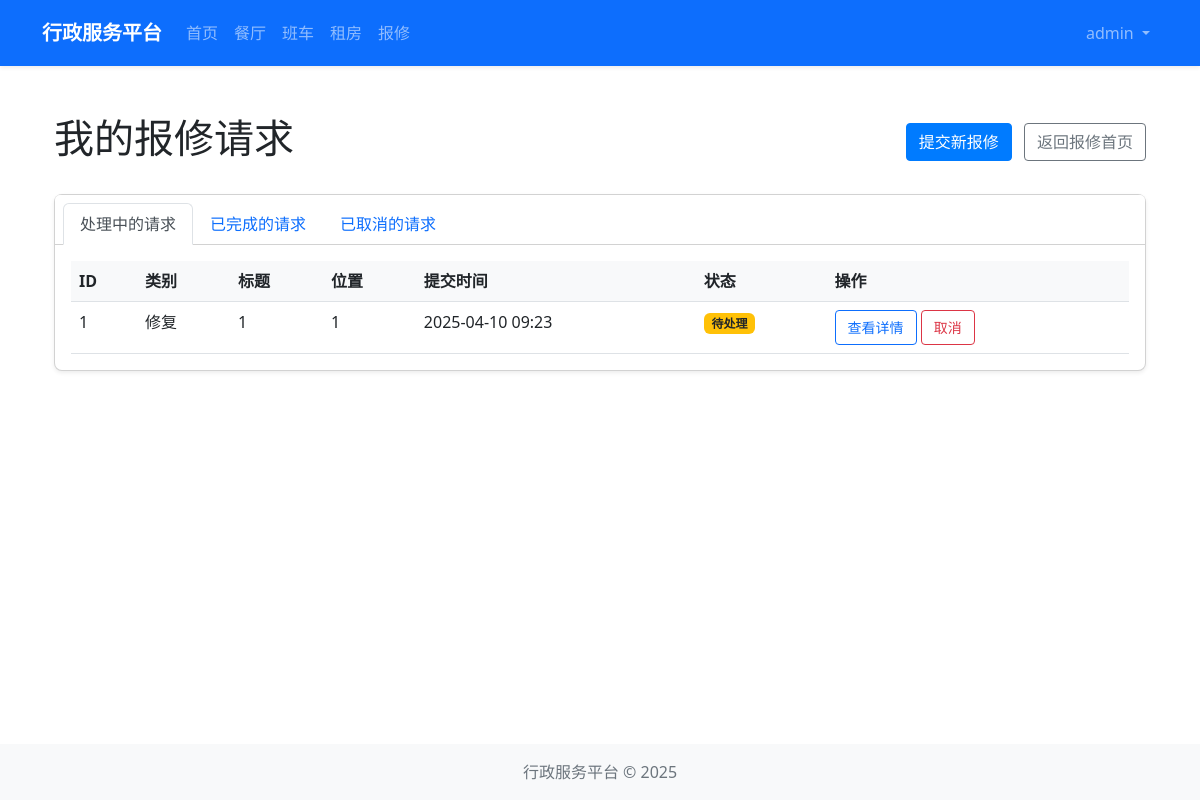
The page /repair/my-requests (signed in) on the database its author committed.
### models/user.py (models this page shows, shortened)
class User(UserMixin, db.Model):
    __tablename__ = 'users'
    id = db.Column(db.Integer, primary_key=True)
    username = db.Column(db.String(64), unique=True, nullable=False)
    email = db.Column(db.String(120), unique=True, nullable=False)
    password_hash = db.Column(db.String(128))
    role = db.Column(db.String(20), default='user')  # 'admin' or 'user'
    created_at = db.Column(db.DateTime, default=datetime.utcnow)
    def is_admin(self):
        return self.role == 'admin'

### models/repair.py (models this page shows, shortened)
class RepairRequest(db.Model):
    __tablename__ = 'repair_requests'
    id = db.Column(db.Integer, primary_key=True)
    user_id = db.Column(db.Integer, db.ForeignKey('users.id'), nullable=False)
    category_id = db.Column(db.Integer, db.ForeignKey('repair_categories.id'), nullable=False)
    title = db.Column(db.String(100), nullable=False)
    description = db.Column(db.Text, nullable=False)
    location = db.Column(db.String(200), nullable=False)
    contact_phone = db.Column(db.String(20))
    preferred_time = db.Column(db.String(100))
    priority = db.Column(db.String(20), default='normal')  # low, normal, high, urgent
    status = db.Column(db.String(20), default='pending')  # pending, assigned, in_progress, completed, canceled
    created_at = db.Column(db.DateTime, default=datetime.utcnow)
    updated_at = db.Column(db.DateTime, default=datetime.utcnow, onupdate=datetime.utcnow)
    assignments = db.relationship('RepairAssignment', backref='request', lazy=True)
    user = db.relationship('User', backref=db.backref('repair_requests', lazy=True))
    photos = db.relationship('RepairPhoto', backref='request', lazy=True, cascade='all, delete-orphan')

class RepairCategory(db.Model):
    __tablename__ = 'repair_categories'
    id = db.Column(db.Integer, primary_key=True)
    name = db.Column(db.String(100), nullable=False)
    description = db.Column(db.Text)
    created_at = db.Column(db.DateTime, default=datetime.utcnow)
    repair_requests = db.relationship('RepairRequest', backref='category', lazy=True)

### routes/repair.py (the view)
@repair_bp.route('/my-requests')
@login_required
def my_requests():
    requests = RepairRequest.query.filter_by(user_id=current_user.id).order_by(RepairRequest.created_at.desc()).all()
    return render_template('repair/my_requests.html', requests=requests)

### extensions.py (called while the page is built)
def init_extensions(app):
    db.init_app(app)
    login_manager.init_app(app)
    csrf.init_app(app)
    login_manager.login_view = 'auth.login'
    from models.user import User
    @login_manager.user_loader
    def load_user(user_id):
        return User.query.get(int(user_id))

### templates/repair/my_requests.html (shortened to what this page needs)
{% extends "layout.html" %}
{% block content %}
<div class="container mt-4 mb-5">
    <div class="row">
        <div class="col-12">
            <div class="d-flex justify-content-between align-items-center mb-4">
                <h1>我的报修请求</h1>
                <div>
                    <a href="{{ url_for('repair.create_request') }}" class="btn btn-primary">
                         提交新报修
                    </a>
                    <a href="{{ url_for('repair.index') }}" class="btn btn-outline-secondary ms-2">
                         返回报修首页
                    </a>
                </div>
            </div>
            <div class="card shadow-sm">
                <div class="card-header bg-white">
                    <ul class="nav nav-tabs card-header-tabs" id="requestTabs" role="tablist">
                        <li class="nav-item" role="presentation">
                            <button class="nav-link active" id="active-tab" data-bs-toggle="tab" data-bs-target="#active" type="button" role="tab" aria-controls="active" aria-selected="true">
                                处理中的请求
                            </button>
                        </li>
                        <li class="nav-item" role="presentation">
                            <button class="nav-link" id="completed-tab" data-bs-toggle="tab" data-bs-target="#completed" type="button" role="tab" aria-controls="completed" aria-selected="false">
                                已完成的请求
                            </button>
                        </li>
                        <li class="nav-item" role="presentation">
                            <button class="nav-link" id="canceled-tab" data-bs-toggle="tab" data-bs-target="#canceled" type="button" role="tab" aria-controls="canceled" aria-selected="false">
                                已取消的请求
                            </button>
                        </li>
                    </ul>
                </div>
                <div class="card-body">
                    <div class="tab-content" id="requestTabContent">
                        <div class="tab-pane fade show active" id="active" role="tabpanel" aria-labelledby="active-tab">
                            {% set active_requests = requests|selectattr('status', 'in', ['pending', 'assigned', 'in_progress'])|list %}
                            {% if active_requests %}
                                <div class="table-responsive">
                                    <table class="table table-hover">
                                        <thead>
                                            <tr>
                                                <th>ID</th>
                                                <th>类别</th>
                                                <th>标题</th>
                                                <th>位置</th>
                                                <th>提交时间</th>
                                                <th>状态</th>
                                                <th>操作</th>
                                            </tr>
                                        </thead>
                                        <tbody>
                                            {% for request in active_requests %}
                                                <tr>
                                                    <td>{{ request.id }}</td>
                                                    <td>{{ request.category.name }}</td>
                                                    <td>{{ request.title }}</td>
                                                    <td>{{ request.location }}</td>
                                                    <td>{{ request.created_at.strftime('%Y-%m-%d %H:%M') }}</td>
                                                    <td>
                                                        {% if request.status == 'pending' %}
                                                            <span class="badge bg-warning text-dark">待处理</span>
                                                        {% elif request.status == 'assigned' %}
                                                            <span class="badge bg-info">已分配</span>
                                                        {% elif request.status == 'in_progress' %}
                                                            <span class="badge bg-primary">维修中</span>
                                                        {% endif %}
                                                    </td>
                                                    <td>
                                                        <a href="{{ url_for('repair.request_detail', id=request.id) }}" class="btn btn-sm btn-outline-primary">查看详情</a>
                                                        {% if request.status in ['pending', 'assigned'] %}
                                                            <form method="post" action="{{ url_for('repair.cancel_request', id=request.id) }}" class="d-inline">
                                                                <button type="submit" class="btn btn-sm btn-outline-danger" onclick="return confirm('确定要取消此报修请求吗？')">取消</button>
                                                            </form>
                                                        {% endif %}
                                                    </td>
                                                </tr>
                                            {% endfor %}
                                        </tbody>
                                    </table>
                                </div>
                            {% else %}
                                <div class="alert alert-info mb-0">
                                    您没有正在处理中的报修请求。
                                </div>
                            {% endif %}
                        </div>
                            {% set completed_requests = requests|selectattr('status', 'equalto', 'completed')|list %}
                            {% set canceled_requests = requests|selectattr('status', 'equalto', 'canceled')|list %}
                    </div>
                </div>
            </div>
        </div>
    </div>
</div>
{% endblock %}

### templates/layout.html (shortened to what this page needs)
<!DOCTYPE html>
<html lang="zh-CN">
<head>
    <link href="https://cdn.jsdelivr.net/npm/bootstrap@5.2.3/dist/css/bootstrap.min.css" rel="stylesheet">
    <link rel="stylesheet" href="{{ url_for('static', filename='css/style.css') }}">
</head>
<body>
    <nav class="navbar navbar-expand-lg navbar-dark bg-primary">
        <div class="container">
            <a class="navbar-brand" href="{{ url_for('main.index') }}">行政服务平台</a>
            <div class="collapse navbar-collapse" id="navbarSupportedContent">
                <ul class="navbar-nav me-auto mb-2 mb-lg-0">
                    <li class="nav-item">
                        <a class="nav-link" href="{{ url_for('main.index') }}">首页</a>
                    </li>
                    <li class="nav-item">
                        <a class="nav-link" href="{{ url_for('restaurant.index') }}">餐厅</a>
                    </li>
                    <li class="nav-item">
                        <a class="nav-link" href="{{ url_for('shuttle.index') }}">班车</a>
                    </li>
                    <li class="nav-item">
                        <a class="nav-link" href="{{ url_for('housing.index') }}">租房</a>
                    </li>
                    <li class="nav-item">
                        <a class="nav-link" href="{{ url_for('repair.index') }}">报修</a>
                    </li>
                </ul>
                <ul class="navbar-nav ms-auto">
                    {% if current_user.is_authenticated %}
                        <li class="nav-item dropdown">
                            <a class="nav-link dropdown-toggle" href="#" id="navbarDropdown" role="button" data-bs-toggle="dropdown" aria-expanded="false">
                                {{ current_user.username }}
                            </a>
                        </li>
                    {% endif %}
                </ul>
            </div>
        </div>
    </nav>
    <main class="container mt-4 mb-4">
        {% block content %}{% endblock %}
    </main>
    <footer class="footer bg-light py-3 mt-auto">
        <div class="container text-center">
            <span class="text-muted">行政服务平台 &copy; {{ now.year }}</span>
        </div>
    </footer>
</body>
</html>

### static/css/style.css (style rules this page uses)
body { display: flex; flex-direction: column; min-height: 100vh; }
main { flex: 1; }
.footer { margin-top: auto; }
.card { border-radius: 0.5rem; box-shadow: 0 0.125rem 0.25rem rgba(0, 0, 0, 0.075); transition: all 0.3s ease; }
.btn { border-radius: 0.25rem; padding: 0.375rem 0.75rem; font-weight: 500; }
.btn-primary { background-color: #007bff; border-color: #007bff; }
.navbar { padding: 0.8rem 1rem; box-shadow: 0 0.125rem 0.25rem rgba(0, 0, 0, 0.075); }
.navbar-brand { font-weight: 600; font-size: 1.25rem; }
.table { margin-bottom: 0; }
.table th { font-weight: 600; background-color: #f8f9fa; }

### rows shown on the page
User: username "admin"
RepairRequest: id "1", category.name "修复", title "1", location "1", created_at "2025-04-10 09:23", status "待处理"
